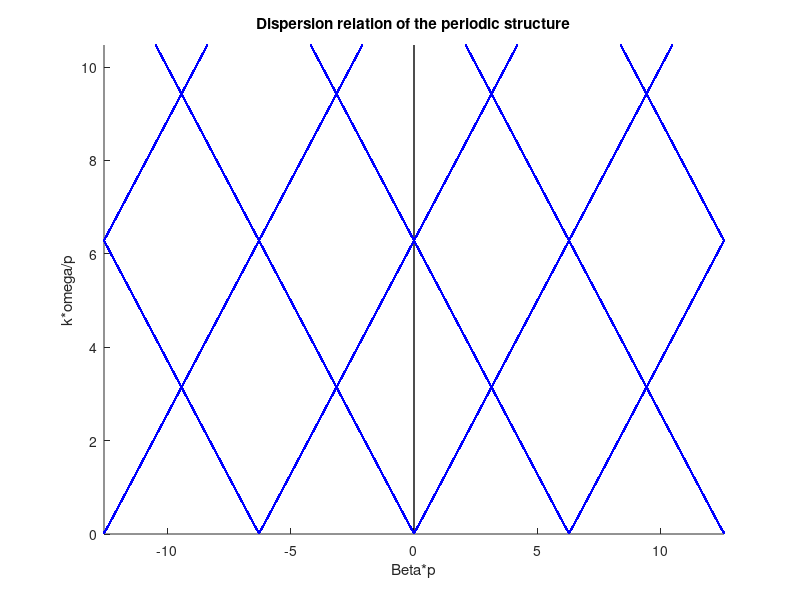

This figure's MATLAB source:
%%计算空间周期结构的特性

%初始化
clear
clc
close all

%扫频范围
Omega = 2 * pi * 5e10;
omega = 0:Omega / 10000:Omega;

%矩形波导参量
a = 1000 * 1e-3; %矩形波导的长度
b = 5.08 * 1e-3; %矩形波导的宽度
h = 0.001 * 1e-3; %膜片高度
p = 10 * 1e-3; %膜片间距

c = 3e8; %真空光速
k0 = omega / c; %真空波数

Beta10 = sqrt(k0 .^ 2 - (pi / a) ^ 2); %TE10模相位常数

B = 4 * b * Beta10 * log(sec((pi * h) / (2 * b))) / pi; %膜片的归一化导纳

Beta = zeros(length(omega), 4); %周期结构的相位常数

for i = 1:length(omega)

    if imag(Beta10(i)) ~= 0
        continue
    else
        solution0 = acos(cos(Beta10(i) * p) - B(i) * sin(Beta10(i) * p) / 2);

        if isreal(solution0)
            solutions = [];

            for j = 0:3 % 因为周期是2π，所以4π内有2个完整的周期
                solutions = [solutions solution0 + 2 * pi * j]; %#ok<AGROW>
                solutions = [solutions -solution0 + 2 * pi * (j + 1)]; %#ok<AGROW>
            end

            ValidSolutions = solutions(-4 * pi <= solutions & solutions <= 4 * pi);
            Beta(i, 1:length(ValidSolutions)) = ValidSolutions;
        end

    end

end

%%fig3.33(b)
k = omega' * p / c;
idx = Beta(:, 1) ~= 0;
Beta = reshape(Beta(Beta(:) ~= 0), [], 4);
k = k(idx);

if length(k) < length(Beta)
    Delta = length(Beta) - length(k);
    Beta(end - Delta + 1:end, :) = [];
end

h1 = figure;
hold on
plot([0 0], [0 k(end)], 'LineWidth', 1, 'Color', 'k')
plot(Beta, k, 'b.')
plot(-Beta, k, 'b.')
xlim([-4 * pi, 4 * pi])
ylim([0, k(end)])
xlabel('Beta*p')
ylabel('k*omega/p')
title('Dispersion relation of the periodic structure')
